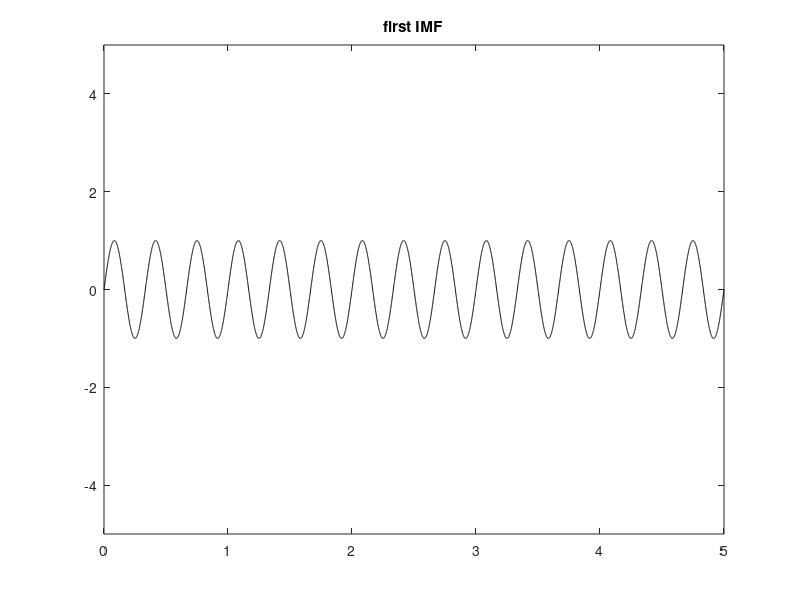

MATLAB code for this plot:
t=0:0.001:5;
Ny=length(t);
z1=sin(pi*t);
z2=sin(2*pi*t);
z3=sin(6*pi*t);
ns=0.01*randn(1,Ny);
y=0.5*t+z1+z2+z3+ns;

r1=y-z3;

figure(1)
plot(t,z3,'k'); 
axis([0 5 -5 5]);
title('first IMF')
